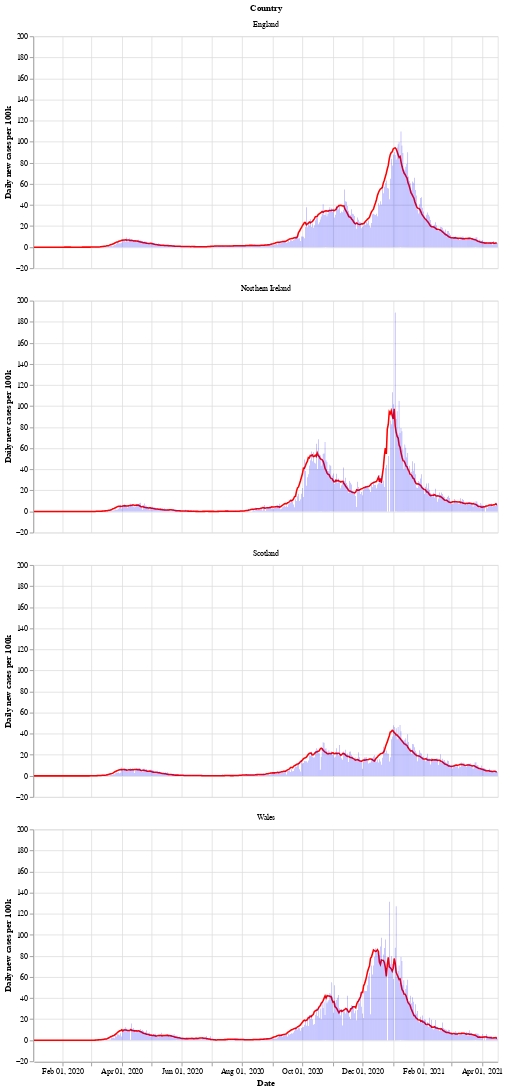

The code cell stored with this chart in its notebook:
### Markdown cell above
Next is a bar chart of the number of new cases in each country (per 100k population), with the 7 day moving average of cases. Again we see that Wales saw a longer period of raising and falling cases compared to the other countries.

After a period of cases falling, each nation is now seeing a rise in the number of cases - especially in Wales.

### Code cell
# collapse
bars = alt.Chart(uk_cases).mark_bar().encode(
    x=alt.X("yearmonthdate(date):T", axis=alt.Axis(title='Date')),
    y=alt.Y("newCasesRate:Q", axis=alt.Axis(title='Daily new cases per 100k')),
    tooltip='newCasesRate',
    color=alt.condition(
        alt.datum.dailyChange > 0,
        alt.value("orange"),  # The positive color
        alt.value("blue")  # The negative color
    )
).properties(title='New cases per 100k population with rolling 7 day average', width=600).interactive()
line = alt.Chart(uk_cases).mark_line(
    color='red',
    size=2,
).transform_window(
    rolling_mean='mean(newCasesRate)',
    frame=[0, 7],
    groupby=['areaName']
).encode(
    x='yearmonthdate(date):T',
    y='rolling_mean:Q'
)
alt.layer(line, bars, data=uk_cases).facet(alt.Row('areaName', title='Country'), columns=1)

### Figure 1 — Vega-Lite specification as saved in the notebook (floating-point values rounded to 4 significant figures; data arrays with more than 128 entries replaced by an {"elided": "..."} marker saying what was removed)
{"config": {"view": {"continuousWidth": 400, "continuousHeight": 300}}, "data": {"name": "data-ec31f407e85bf9ffc22b1067027cd97a"}, "facet": {"type": "nominal", "field": "areaName", "title": "Country"}, "spec": {"layer": [{"mark": {"type": "line", "color": "red", "size": 2}, "encoding": {"x": {"type": "temporal", "field": "date", "timeUnit": "yearmonthdate"}, "y": {"type": "quantitative", "field": "rolling_mean"}}, "transform": [{"window": [{"op": "mean", "field": "newCasesRate", "as": "rolling_mean"}], "frame": [0, 7], "groupby": ["areaName"]}]}, {"mark": "bar", "encoding": {"color": {"condition": {"value": "orange", "test": "(datum.dailyChange > 0)"}, "value": "blue"}, "tooltip": {"type": "quantitative", "field": "newCasesRate"}, "x": {"type": "temporal", "axis": {"title": "Date"}, "field": "date", "timeUnit": "yearmonthdate"}, "y": {"type": "quantitative", "axis": {"title": "Daily new cases per 100k"}, "field": "newCasesRate"}}, "selection": {"selector002": {"type": "interval", "bind": "scales", "encodings": ["x", "y"]}}, "title": "New cases per 100k population with rolling 7 day average", "width": 600}]}, "columns": 1, "$schema": "https://vega.github.io/schema/vega-lite/v4.8.1.json", "datasets": {"data-ec31f407e85bf9ffc22b1067027cd97a": {"elided": "1880 records"}}}
